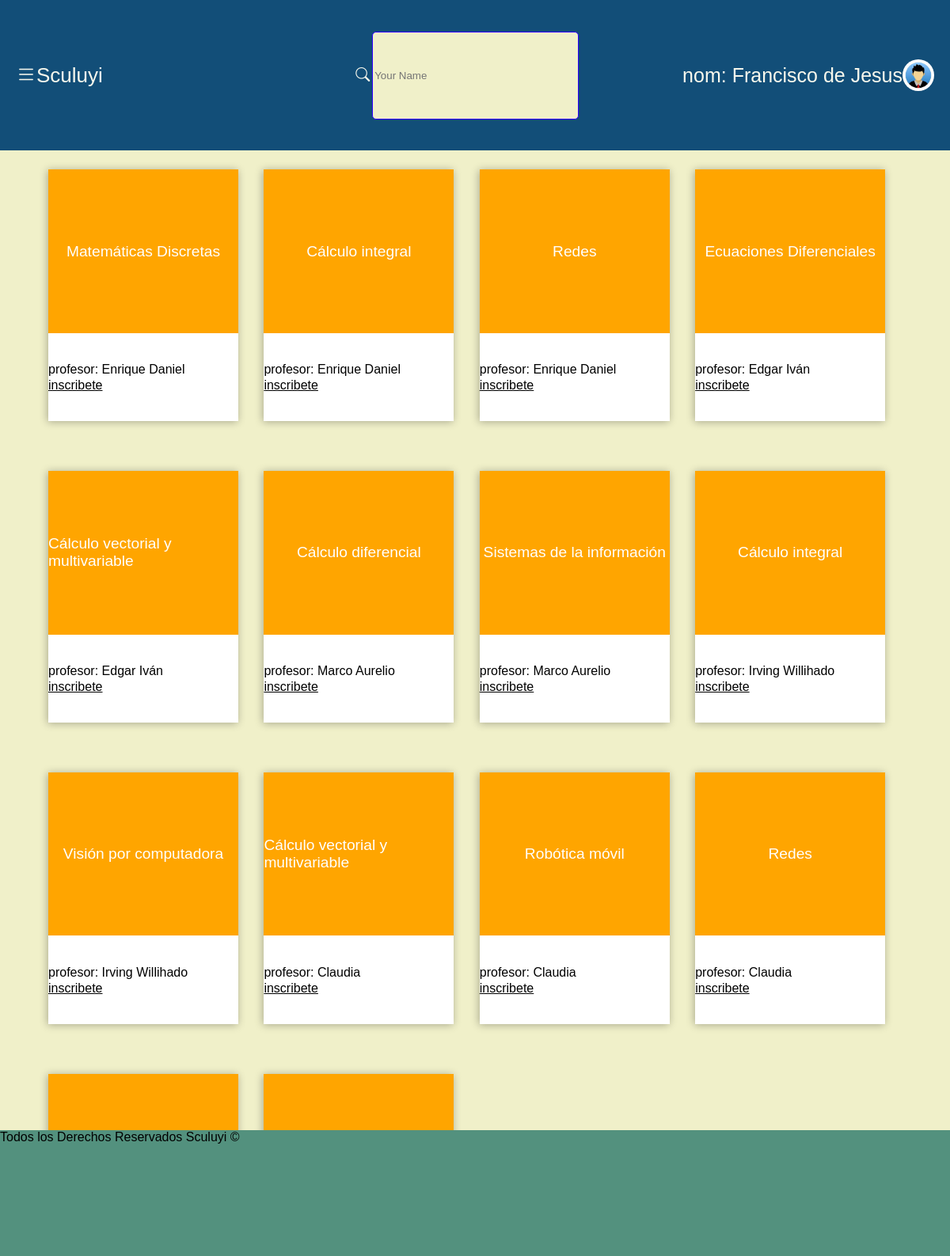
/cursos.php (signed in), run on the app's committed database.
### tables this page shows
CREATE TABLE `maestros` (
  `id` int(11) NOT NULL,
  `nombre` varchar(60) NOT NULL,
  `correo` varchar(40) NOT NULL,
  `contrasena` varchar(255) NOT NULL,
  `descripcion` text NOT NULL
);

CREATE TABLE `curso` (
  `id` int(11) NOT NULL,
  `nom_curs` varchar(60) NOT NULL,
  `descripcion` varchar(255) NOT NULL
);

### cursos.php (the view, shortened to what this page needs)
<?php
require 'connection.php';
if (isset($_SESSION['user_id'])) {
    $query = "SELECT maestros.nombre, curso.nom_curs, cur_prof.id
        FROM maestros
        INNER JOIN cur_prof ON maestros.id = cur_prof.id_prof
        INNER JOIN curso ON cur_prof.id_cur = curso.id ";
    $registro = $conn->prepare($query);
    $registro->execute();
}
?>
<?php require_once('./components/header.php') ?>
<main id="mainContainer">
    <div class="mainContainer grid">
        <?php while (($resultado = $registro->fetch(PDO::FETCH_ASSOC))): ?>
            <div class="item" curId="<?php echo $resultado['id'] ?>">
                <div class="itemImgContainer">
                    <?php echo $resultado['nom_curs'] ?>
                </div>
                <div class="itemInfContainer">
                    <p class="temProfesor">
                        <?php echo 'profesor: ' . $resultado['nombre'] ?>
                    </p>
                    <a href="nuevo-curso-a.php?idCur=<?php echo $resultado['id']?>"
                        class="btn btn-warning" style="color: black">
                        inscribete
                    </a>
                </div>
            </div>
        <?php endwhile; ?>
    </div>
</main>
<?php require_once('./components/footer.php') ?>

### components/header.php (shortened to what this page needs)
<!DOCTYPE html>
<html lang="en">
<head>
    <link rel="stylesheet" href="./css/elements.css">
    <link rel="stylesheet" href="https://cdn.jsdelivr.net/npm/bootstrap-icons@1.10.5/font/bootstrap-icons.css">
</head>
<body>
    <header id="header" class="header">
        <div class="headerDiv" style="justify-content: start;">
            <div id="menu" class="menu hover">
                <i class="bi bi-list"></i>
                <p>Sculuyi</p>
            </div>
        </div>
        <div class="headerDiv" style="justify-content: center; width: 34%">
            <div class="busqueda hover">
                <i class="fas bi-search" style="margin-inline-end: 3px;"></i>
                <input type="text" placeholder="Your Name">
            </div>
        </div>
        <div class="headerDiv" style="justify-content: end;">
            <div class="usuario hover">
                <div class="nombreUsuario">
                    <p>
                        <?php if (isset($_SESSION['nombre'])): ?>
                        <p>
                            <?php echo 'nom: ' . $_SESSION['nombre']; ?>
                        </p>
                    <?php else: ?>
                        <p>Nombre Usuario</p>
                    <?php endif; ?>
                    </p>
                </div>
                <div class="icoContainer">
                    <img src="./partials/1.jpg" alt="">
                </div>
            </div>
        </div>
    </header>

### components/footer.php (shortened to what this page needs)
<footer>
    <div id="footer" class="footer">
    Todos los Derechos Reservados Sculuyi ©
    </div>
</footer>
</body>
</html>

### CSS/elements.css (style rules this page uses)
* { font-family: 'Geoilica', sans-serif; }
body { margin: 0px; padding: 0px; width: 100vw; max-width: 100vw; height: 100vh; }
.header { height: 12vh; width: block; background-color: #124e78; color: #f8f8ed; display: flex; flex-direction: row; transition: margin-left 0.6s ease; }
.headerDiv { height: 100%; width: 33%; display: inherit; align-items: center; padding-inline-end: 20px; font-size: large; }
.headerDiv input { width: 73%; height: 80%; border: 0px; border-radius: 5px; border: 1px solid rgb(47, 0, 255); background-color: #f0f0c9; }
.menu { margin-inline-start: 20px; height: 100%; font-size: 26px; border: 2px black; }
.busqueda { height: 70%; width:90%; }
.usuario { width:90%; }
.hover { display: inherit; justify-content: inherit; align-items: inherit; }
.icoContainer { width: 40px; height: 40px; border-radius: 50%; overflow: hidden; }
.icoContainer img { width: 100%; height: 100%; }
.nombreUsuario { font-size: 25px; }
.footer { height: 10vh; width: block; background-color: #53917e; transition: margin-left 0.6s ease; }
.mainContainer { max-width: calc(100% - 10vw); height: fit-content; margin: 0; margin-block: 2%; justify-self: center; align-self: start; }
main { height: 78vh; width: 100%; max-width: 100%; display: flex; justify-content: center; align-items: start; background-color: #f0f0c9; overflow: overlay; margin-left: 0; transition: max-width 0.6s ease, margin-left 0.6s ease; }
a { color: white; }

### cursos.php (style rules this page uses)
.grid { width: 100%; max-height: fit-content; display: grid; grid-template-columns: repeat(auto-fit, minmax(20vw, 20vw)); grid-template-rows: repeat(auto-fit, minmax(20vh, 20vh)); row-gap: 4vh; }
.item { height: 20vh; width: 20vw; display: flex; flex-direction: column; position: relative; transform: translateY(-1px); transform: translateX(1px); box-shadow: -1px 1px 10px rgba(0, 0, 0, 0.3); transition: transform 0.3s ease, box-shadow 0.3s ease; }
.itemImgContainer { height: 13vh; min-height: 13vh; width: 100%; display: flex; justify-content: center; align-items: center; background-color: orange; color: white; font-size: larger; }
.itemInfContainer { height: 7vh; min-height: 7vh; width: 100%; display: flex; flex-direction: column; justify-content: center; align-items: start; background-color: white; }
.itemInfContainer p { margin-block: 2px; }

### data on the page
maestros: curso.nom_curs "Matemáticas Discretas", nombre "Enrique Daniel", curso.nom_curs "Cálculo integral", curso.nom_curs "Redes"
maestros: curso.nom_curs "Ecuaciones Diferenciales", nombre "Edgar Iván", curso.nom_curs "Cálculo vectorial y multivariable"
maestros: curso.nom_curs "Cálculo diferencial", nombre "Marco Aurelio", curso.nom_curs "Sistemas de la información"
maestros: curso.nom_curs "Cálculo integral", nombre "Irving Willihado", curso.nom_curs "Visión por computadora"
maestros: curso.nom_curs "Cálculo vectorial y multivariable", nombre "Claudia", curso.nom_curs "Robótica móvil", curso.nom_curs "Redes"

### other printed values
$_SESSION['nombre'] "Francisco de Jesus"
